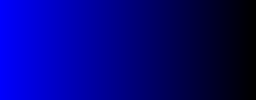
Frame 1 (no input)
Frame 60 (no input): identical to frame 1, image omitted
Frame 120 (the mouse pressed at the canvas centre since frame 60): identical to frame 1, image omitted

The p5.js sketch that drew this single still picture (run headless with seeded random() and noise() and a simulated clock; from frame 60 on, the mouse is pressed at the canvas centre):

// p5.js sketch
// ── sketch.js
function setup() {
  createCanvas(256, 100);
  frameRate(115);
  strokeWeight(3);


}

function draw() {
  background(0);

  var blu = 255;
  for (var x = 0; x < 256; x++) {
    stroke(0, 0, blu);
    line(x, 0, x, 100);

    blu -= 1;
  }
  
}
